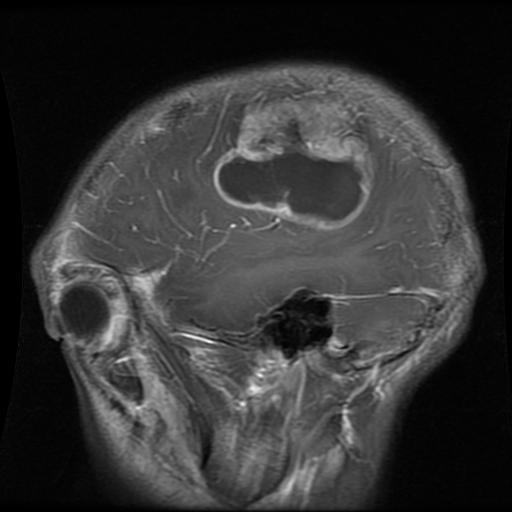
#> input picture AMLS/Final/task2/image/IMAGE_0041.jpg, 512 x 512 px; its folder holds only this picture in this run
$ python Feature_extraction.py   (older library calls are emulated)
#> lines starting #> are read from the running program, lines starting #| are printed output that depends on the picture; after the words box and inside, x2 and y2 are one past the last pixel; in counts of white or black regions, pixels touching at a corner belong together
from skimage.io import imread
from skimage.feature import greycomatrix, greycoprops
from sklearn import preprocessing
import numpy as np
import pandas as pd
import cv2 as cv
import os
import csv
import warnings
warnings.filterwarnings('ignore')

input_data_dir = './image'

pics = os.listdir(input_data_dir)
no_samples = range(len(pics))

no_cols = 11 # 10 features and 1 class
cols =np.asarray(['Contrast','Energy','Homogeneity','Correlation','Dissimilarity','ASM','Area','Perimeter','Epsilon','IsConvex','Class'])

label_class = {
  "meningioma_tumor": 0,
  "glioma_tumor": 1,
  'pituitary_tumor':2,
  "no_tumor": 3
}

features = np.ones([len(no_samples),no_cols])

# read the image label from label.csv
with open('./label.csv','r') as csvfile:
#> (reads AMLS/Final/task2/label.csv from the repository)
    reader = csv.reader(csvfile)
    rows = [row for row in reader]
rows = rows[1:]
image_label = {}
for item in rows:
    image_label[item[0]] = label_class[item[1]]

i = 0
for pic in pics:
    img = imread(input_data_dir + '/' + pic)
#> img is the input picture: shape (512, 512, 3); min 0, max 253, mean 52.8
    img = cv.cvtColor(img, cv.COLOR_RGB2GRAY)
#> img: shape (512, 512)

    ret, thresh = cv.threshold(img, 127, 255, 0)
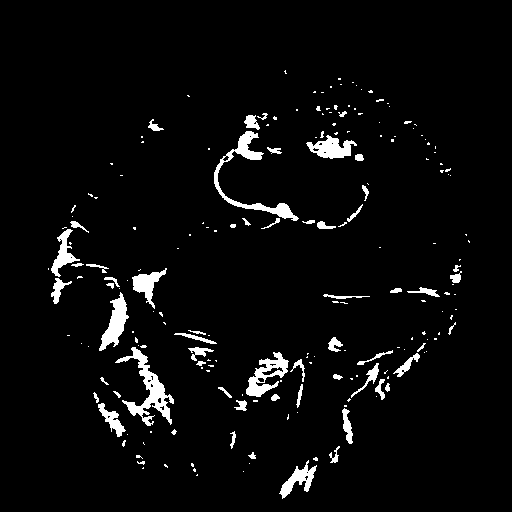
#> thresh: shape (512, 512); 4.1% white; 201 white regions (142 under 20 px)
    contours, hierarchy = cv.findContours(thresh, 1, 2)
#> contours = 222 contours, 175 with area under 20; largest, box (x1, y1, x2, y2) and area: (115, 347, 174, 426) 1138, (214, 131, 299, 221) 976, (246, 352, 289, 397) 804, (99, 292, 129, 351) 688, (306, 135, 357, 159) 600
    cnt = contours[0]
#> cnt = contour of 10 points, box (x1, y1, x2, y2) (304, 475, 309, 481), area 12

    area = cv.contourArea(cnt)
#> area = 11.5
    perimeter = cv.arcLength(cnt, True)
#> perimeter = 13.9
    epsilon = 0.1 * cv.arcLength(cnt, True)
#> epsilon = 1.39
    k = cv.isContourConvex(cnt)
#> k = False

    S = preprocessing.MinMaxScaler((0, 11)).fit_transform(img).astype(int)
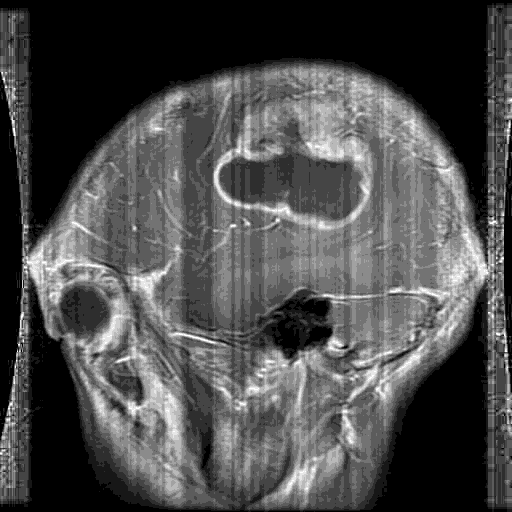
#> S: shape (512, 512) int64; min 0, max 11, mean 3.28; drawn with min black and max white

    g = greycomatrix(S, distances=[1], angles=[0], levels=256, symmetric=False, normed=False)

    contrast = greycoprops(g, 'contrast')
#> contrast = [0.434]
    energy = greycoprops(g, 'energy')
#> energy = [0.349]
    homogeneity = greycoprops(g, 'homogeneity')
#> homogeneity = [0.862]
    correlation = greycoprops(g, 'correlation')
#> correlation = [0.971]
    dissimilarity = greycoprops(g, 'dissimilarity')
#> dissimilarity = [0.298]
    ASM = greycoprops(g, 'ASM')
#> ASM = [0.122]

    f_arr = np.asarray(
        [contrast[0][0], energy[0][0], homogeneity[0][0], correlation[0][0], dissimilarity[0][0], ASM[0][0], area,
         perimeter, epsilon, k, image_label[pic]], dtype='object')
    features[i] = f_arr
    i += 1

df = pd.DataFrame(features, columns=cols)
df['Class'] = np.int64(df['Class'])
df.to_csv("feature.csv",index= False)
print("Feature extract over!")
